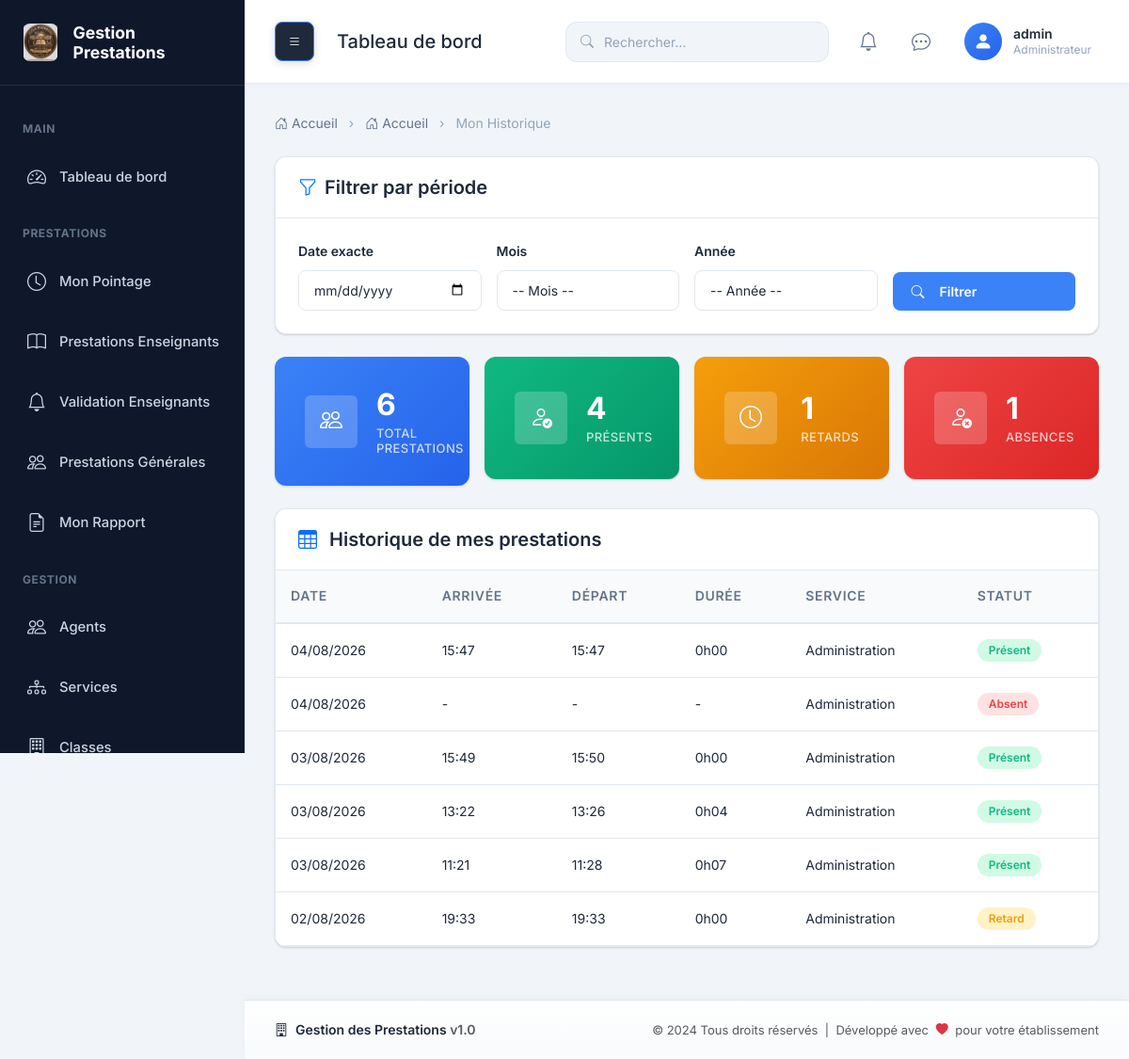
/mon-historique/ (signed in), run on the app's committed database.
### prestation/models.py (models this page shows, shortened)
class Utilisateur(models.Model):
    ROLE_CHOICES = (
        ('ADMIN', 'Administrateur'),
        ('SECRETAIRE', 'Secrétaire'),
        ('ENSEIGNANT', 'Enseignant'),
        ('AGENT', 'Agent'),
    )
    user = models.OneToOneField(
        User,
        on_delete=models.CASCADE,
        related_name='utilisateur'
    )
    agent = models.OneToOneField(
        'Agent',
        on_delete=models.CASCADE,
        related_name='utilisateur'
    )
    role = models.CharField(
        max_length=20,
        choices=ROLE_CHOICES
    )
    created_at = models.DateTimeField(auto_now_add=True)
    updated_at = models.DateTimeField(auto_now=True)
    must_change_password = models.BooleanField(
        default=True,
        help_text='Indique si l\'utilisateur doit changer son mot de passe à la prochaine connexion'
    )
    mot_de_passe_temporaire = models.CharField(
        max_length=100,
        blank=True,
        default='',
        help_text='Mot de passe temporaire visible par l\'administrateur (effacé après changement par l\'utilisateur)'
    )
    two_factor_secret = models.CharField(
        max_length=64,
        blank=True,
        default='',
        help_text='Clé secrète pour Google Authenticator (2FA)'
    )
    two_factor_enabled = models.BooleanField(
        default=False,
        help_text='Indique si le 2FA est activé pour cet utilisateur'
    )
    class Meta:
        ordering = ['user__username']
        verbose_name = 'Utilisateur'
        verbose_name_plural = 'Utilisateurs'
        indexes = [
            models.Index(fields=['role']),
        ]

class Prestation(models.Model):
    STATUS_PRESENT = 'PRESENT'
    STATUS_RETARD = 'RETARD'
    STATUS_ABSENT = 'ABSENT'
    STATUS_EN_COURS = 'EN_COURS'
    STATUT = (
        (STATUS_PRESENT, 'Présent'),
        (STATUS_RETARD, 'Retard'),
        (STATUS_ABSENT, 'Absent'),
        (STATUS_EN_COURS, 'En cours'),
    )
    session = models.ForeignKey(
        SessionPrestation,
        on_delete=models.CASCADE,
        related_name="prestations",
        null=True,
        blank=True
    )
    agent = models.ForeignKey(
        'Agent',
        on_delete=models.PROTECT,
        related_name="prestations"
    )
    date = models.DateField()
    heure_arrivee = models.TimeField(
        blank=True,
        null=True
    )
    heure_depart = models.TimeField(
        blank=True,
        null=True
    )
    statut = models.CharField(
        max_length=20,
        choices=STATUT
    )
    observation = models.TextField(
        blank=True,
        null=True
    )
    created_at = models.DateTimeField(auto_now_add=True)
    updated_at = models.DateTimeField(auto_now=True)
    class Meta:
        ordering = ['-date', '-heure_arrivee']
        verbose_name = 'Prestation'
        verbose_name_plural = 'Prestations'
        indexes = [
            models.Index(fields=['agent', 'date']),
            models.Index(fields=['date']),
            models.Index(fields=['statut']),
        ]
        constraints = []
    def duree_prestation(self):
        if self.heure_depart and self.heure_arrivee:
            from datetime import datetime
            arrivee = datetime.combine(self.date, self.heure_arrivee)
            depart = datetime.combine(self.date, self.heure_depart)
            duree = depart - arrivee
            heures = duree.seconds // 3600
            minutes = (duree.seconds % 3600) // 60
            return f"{heures}h{minutes:02d}"
        return None

class Agent(models.Model):
    SEXE_CHOICES = (
        ('M', 'Masculin'),
        ('F', 'Féminin'),
    )
    TYPE_AGENT = (
        ('ENSEIGNANT', 'Enseignant'),
        ('ADMINISTRATIF', 'Administratif'),
        ('DISCIPLINE', 'Préfet de discipline'),
    )
    matricule_validator = RegexValidator(
        regex=r'^[A-Z0-9]{3,20}$',
        message='Le matricule doit contenir 3 à 20 caractères alphanumériques en majuscules.'
    )
    phone_validator = RegexValidator(
        regex=r'^\+?[\d\s\-\(\)]{8,20}$',
        message='Numéro de téléphone invalide. Format attendu: +243 81 234 5678'
    )
    matricule = models.CharField(
        max_length=20,
        unique=True,
        validators=[matricule_validator]
    )
    nom = models.CharField(max_length=100)
    postnom = models.CharField(max_length=100)
    prenom = models.CharField(max_length=100)
    sexe = models.CharField(max_length=10, choices=SEXE_CHOICES)
    telephone = models.CharField(
        max_length=30,
        validators=[phone_validator]
    )
    email = models.EmailField()
    adresse = models.CharField(max_length=255)
    photo = models.ImageField(upload_to='agents/', blank=True, null=True)
    type_agent = models.CharField(
        max_length=20,
        choices=TYPE_AGENT
    )
    etat = models.BooleanField(default=True)
    service = models.ForeignKey(
        Service,
        on_delete=models.PROTECT,
        related_name="agents"
    )
    date_naissance = models.DateField(null=True, blank=True)
    lieu_naissance = models.CharField(max_length=100, blank=True)
    nationalite = models.CharField(max_length=50, default='Congolaise')
    province_origine = models.CharField(max_length=100, blank=True)
    territoire_origine = models.CharField(max_length=100, blank=True)
    secteur = models.CharField(max_length=100, blank=True)
    groupement = models.CharField(max_length=100, blank=True)
    village_origine = models.CharField(max_length=100, blank=True)
    created_at = models.DateTimeField(auto_now_add=True)
    updated_at = models.DateTimeField(auto_now=True)
    class Meta:
        ordering = ['nom', 'postnom', 'prenom']
        verbose_name = 'Agent'
        verbose_name_plural = 'Agents'
        indexes = [
            models.Index(fields=['matricule']),
            models.Index(fields=['type_agent']),
            models.Index(fields=['service']),
        ]
        constraints = [
            models.UniqueConstraint(
                fields=['email'],
                name='unique_agent_email'
            ),
        ]

class Service(models.Model):
    nom = models.CharField(max_length=100, unique=True)
    description = models.TextField(blank=True)
    created_at = models.DateTimeField(auto_now_add=True)
    updated_at = models.DateTimeField(auto_now=True)
    class Meta:
        ordering = ['nom']
        verbose_name = 'Service'
        verbose_name_plural = 'Services'
        indexes = [
            models.Index(fields=['nom']),
        ]

### prestation/views.py (the view)
# urls.py: path('mon-historique/', views.mon_historique, name='mon_historique'),
@login_required
def mon_historique(request):
    agent = request.user.utilisateur.agent
    today = date.today()
    date_filter = request.GET.get('date', '')
    mois_filter = request.GET.get('mois', '')
    annee_filter = request.GET.get('annee', '')
    statut_filter = request.GET.get('statut', '')
    queryset = Prestation.objects.filter(agent=agent)
    if date_filter:
        queryset = queryset.filter(date=date_filter)
    elif mois_filter and annee_filter:
        queryset = queryset.filter(date__year=annee_filter, date__month=mois_filter)
    elif annee_filter:
        queryset = queryset.filter(date__year=annee_filter)
    if statut_filter:
        queryset = queryset.filter(statut=statut_filter)
    stats = {
        'total_prestations': queryset.count(),
        'agents_presents': queryset.filter(statut='PRESENT').count(),
        'agents_retard': queryset.filter(statut='RETARD').count(),
        'agents_absents': queryset.filter(statut='ABSENT').count(),
    }
    prestations = queryset.select_related('agent', 'agent__service').order_by('-date', '-heure_arrivee')[:50]
    annees_disponibles = Prestation.objects.filter(agent=agent).dates('date', 'year')
    annees_list = [d.year for d in annees_disponibles]
    mois_choices = [
        ('01', 'Janvier'), ('02', 'Février'), ('03', 'Mars'), ('04', 'Avril'),
        ('05', 'Mai'), ('06', 'Juin'), ('07', 'Juillet'), ('08', 'Août'),
        ('09', 'Septembre'), ('10', 'Octobre'), ('11', 'Novembre'), ('12', 'Décembre')
    ]
    context = {
        'prestations': prestations,
        'stats': stats,
        'agent': agent,
        'date_filter': date_filter,
        'mois_filter': mois_filter,
        'annee_filter': annee_filter,
        'statut_filter': statut_filter,
        'annees_list': annees_list,
        'mois_choices': mois_choices,
    }
    return render(request, 'prestation/mon_historique.html', context)

### prestation/templates/prestation/mon_historique.html (shortened to what this page needs)
{% extends 'base.html' %}
{% load static %}
{% block breadcrumb %}
<li class="breadcrumb-item"><a href="{% url 'dashboard' %}"><i class="bi bi-house-door"></i> Accueil</a></li>
<li class="breadcrumb-item active" aria-current="page">Mon Historique</li>
{% endblock %}
{% block content %}
<div class="card mb-4">
    <div class="card-header">
        <h5 class="mb-0"><i class="bi bi-funnel me-2 text-primary"></i>Filtrer par période</h5>
    </div>
    <div class="card-body">
        <form method="get" class="row g-3">
            <div class="col-md-3">
                <label for="date" class="form-label">Date exacte</label>
                <input type="date" class="form-control" id="date" name="date" value="{{ date_filter }}">
            </div>
            <div class="col-md-3">
                <label for="mois" class="form-label">Mois</label>
                <select class="form-select" id="mois" name="mois">
                    <option value="">-- Mois --</option>
                </select>
            </div>
            <div class="col-md-3">
                <label for="annee" class="form-label">Année</label>
                <select class="form-select" id="annee" name="annee">
                    <option value="">-- Année --</option>
                </select>
            </div>
            <div class="col-md-3 d-flex align-items-end">
                <button type="submit" class="btn btn-primary w-100">
                    <i class="bi bi-search me-2"></i>Filtrer
                </button>
            </div>
        </form>
    </div>
</div>
<div class="row g-3 mb-4">
    <div class="col-md-3">
        <div class="stat-card stat-card-small primary">
            <div class="stat-icon-sm"><i class="bi bi-people"></i></div>
            <div class="stat-info-sm">
                <h3>{{ stats.total_prestations }}</h3>
                <h6>Total Prestations</h6>
            </div>
        </div>
    </div>
    <div class="col-md-3">
        <a href="?statut=PRESENT{% if mois_filter %}&mois={{ mois_filter }}{% endif %}{% if annee_filter %}&annee={{ annee_filter }}{% endif %}" class="text-decoration-none">
            <div class="stat-card stat-card-small success hover-card">
                <div class="stat-icon-sm"><i class="bi bi-person-check"></i></div>
                <div class="stat-info-sm">
                    <h3>{{ stats.agents_presents }}</h3>
                    <h6>Présents</h6>
                </div>
            </div>
        </a>
    </div>
    <div class="col-md-3">
        <a href="?statut=RETARD{% if mois_filter %}&mois={{ mois_filter }}{% endif %}{% if annee_filter %}&annee={{ annee_filter }}{% endif %}" class="text-decoration-none">
            <div class="stat-card stat-card-small warning hover-card">
                <div class="stat-icon-sm"><i class="bi bi-clock"></i></div>
                <div class="stat-info-sm">
                    <h3>{{ stats.agents_retard }}</h3>
                    <h6>Retards</h6>
                </div>
            </div>
        </a>
    </div>
    <div class="col-md-3">
        <a href="?statut=ABSENT{% if mois_filter %}&mois={{ mois_filter }}{% endif %}{% if annee_filter %}&annee={{ annee_filter }}{% endif %}" class="text-decoration-none">
            <div class="stat-card stat-card-small danger hover-card">
                <div class="stat-icon-sm"><i class="bi bi-person-x"></i></div>
                <div class="stat-info-sm">
                    <h3>{{ stats.agents_absents }}</h3>
                    <h6>Absences</h6>
                </div>
            </div>
        </a>
    </div>
</div>
<div class="card">
    <div class="card-header">
        <h5 class="mb-0">
            <i class="bi bi-table me-2 text-primary"></i>
            {% if statut_filter %}
                {% if statut_filter == 'PRESENT' %}Jours où vous étiez présent{% elif statut_filter == 'RETARD' %}Jours où vous étiez en retard{% elif statut_filter == 'ABSENT' %}Jours où vous étiez absent{% endif %}
            {% else %}
                Historique de mes prestations
            {% endif %}
        </h5>
    </div>
    <div class="card-body p-0">
        <div class="table-responsive">
            <table class="table table-hover mb-0">
                <thead>
                    <tr>
                        <th>Date</th>
                        <th>Arrivée</th>
                        <th>Départ</th>
                        <th>Durée</th>
                        <th>Service</th>
                        <th>Statut</th>
                    </tr>
                </thead>
                <tbody>
                    {% for prestation in prestations %}
                    <tr>
                        <td>{{ prestation.date|date:"d/m/Y" }}</td>
                        <td>{{ prestation.heure_arrivee|time:"H:i"|default:"-" }}</td>
                        <td>{{ prestation.heure_depart|time:"H:i"|default:"-" }}</td>
                        <td>{{ prestation.duree_prestation|default:"-" }}</td>
                        <td>{{ prestation.agent.service.nom }}</td>
                        <td>
                            <span class="badge badge-{% if prestation.statut == 'PRESENT' %}success{% elif prestation.statut == 'RETARD' %}warning{% elif prestation.statut == 'ABSENT' %}danger{% else %}secondary{% endif %}">
                                {{ prestation.get_statut_display }}
                            </span>
                        </td>
                    </tr>
                    {% empty %}
                    <tr>
                        <td colspan="6" class="text-center py-4 text-muted">Aucune prestation enregistrée</td>
                    </tr>
                    {% endfor %}
                </tbody>
            </table>
        </div>
    </div>
</div>
{% endblock %}

### prestation/templates/components/navbar.html (shortened to what this page needs)
{% load static %}
<nav class="navbar">
    <div class="navbar-left">
        <button class="navbar-toggle-desktop" id="sidebarToggle" title="Afficher/masquer le menu">
            <i class="bi bi-list"></i>
        </button>
        <h5 class="mb-0">{% block page_title %}Tableau de bord{% endblock %}</h5>
    </div>
    <div class="navbar-right">
        <div class="navbar-search">
            <i class="bi bi-search"></i>
            <input type="text" class="form-control" placeholder="Rechercher...">
        </div>
        <div class="navbar-actions">
            <a href="{% url 'notifications' %}" class="navbar-action" title="Notifications">
                <i class="bi bi-bell"></i>
            </a>
            <a href="{% url 'messages' %}" class="navbar-action" title="Messages">
                <i class="bi bi-chat-dots"></i>
            </a>
            <div class="navbar-user" id="userDropdown">
                {% if user.utilisateur.agent.photo %}
                    <img src="{{ user.utilisateur.agent.photo.url }}" alt="{{ user.username }}">
                {% else %}
                    <div class="navbar-user-avatar">
                        <i class="bi bi-person-fill"></i>
                    </div>
                {% endif %}
                <div class="navbar-user-info">
                    <div class="navbar-user-name">{{ user.username }}</div>
                    <div class="navbar-user-role">{{ user.utilisateur.get_role_display }}</div>
                </div>
            </div>
        </div>
    </div>
</nav>

### prestation/templates/prestation/mon_historique.html (style rules this page uses)
.hover-card { transition: all 0.3s ease; cursor: pointer; }

### data on the page
Prestation: date "04/08/2026", heure_arrivee "15:47", heure_depart "15:47", duree_prestation "0h00", agent.service.nom "Administration", statut "Présent"
Prestation: date "04/08/2026", heure_arrivee "-", heure_depart "-", duree_prestation "-", agent.service.nom "Administration", statut "Absent"
Prestation: date "03/08/2026", heure_arrivee "15:49", heure_depart "15:50", duree_prestation "0h00", agent.service.nom "Administration", statut "Présent"
Prestation: date "03/08/2026", heure_arrivee "13:22", heure_depart "13:26", duree_prestation "0h04", agent.service.nom "Administration", statut "Présent"
Prestation: date "03/08/2026", heure_arrivee "11:21", heure_depart "11:28", duree_prestation "0h07", agent.service.nom "Administration", statut "Présent"
Prestation: date "02/08/2026", heure_arrivee "19:33", heure_depart "19:33", duree_prestation "0h00", agent.service.nom "Administration", statut "Retard"

### other printed values
{{ user.username }} "admin"
{{ user.utilisateur.get_role_display }} "Administrateur"
{{ stats.total_prestations }} "6"
{{ stats.agents_presents }} "4"
{{ stats.agents_retard }} "1"
{{ stats.agents_absents }} "1"
